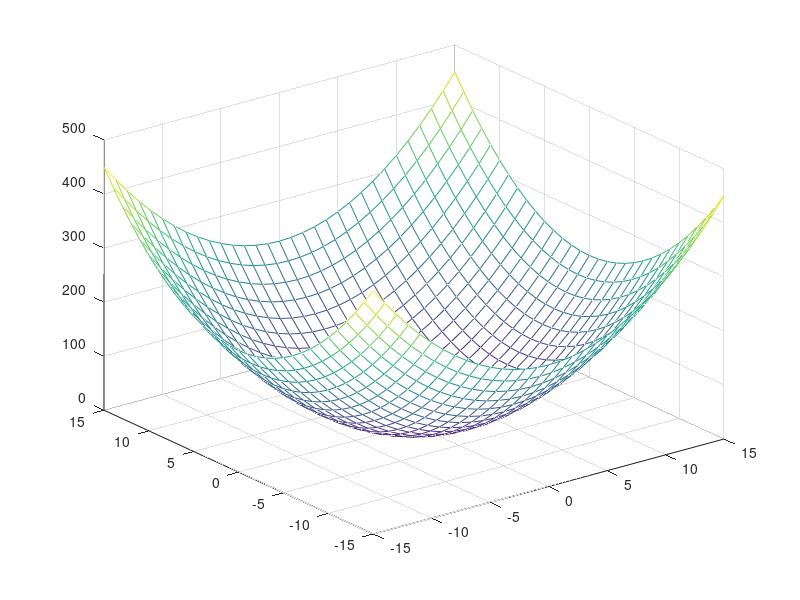

This chart was generated by the following MATLAB code: (Note: this script raises an error after producing the figure.)
clc;
clearvars;
close all;

x_range = -15:1:15;
y_range = x_range;
[X,Y] = meshgrid(x_range);
c = X.^2 + Y.^2;
mesh(X,Y,c);
hold on;
r0 = [-5,0,200];
v0 = [2,4,0];
full_time = 0;
impact_points = [];
times = [];
energies = [];

for i = 1:5
    [impact_point,time] = get_impact_point(r0,v0);
    normal = calculate_normal(impact_point);
    v_point = get_velocity_in_point(v0, time);
    v1 = next_velocity(v_point, normal);
    [kinetic,potential,total] = calculate_energy(v_point,impact_point(3));

    t = linspace(0, time);
    x = r0(1)+v0(1).*t;
    y = r0(2)+v0(2).*t;
    z = r0(3)+v0(3).*t - 5*t.^2;
    plot3(x,y,z, 'Color','r');
    hold on;
    impact_points = [impact_points;impact_point];
    times = [times;time];
    energies= [energies;[kinetic,potential,total]];
    full_time = full_time+time;
    r0 = impact_point;
    v0 = v1;
end
xlabel('x');
ylabel('y');
zlabel('z');

[impact_points times energies]